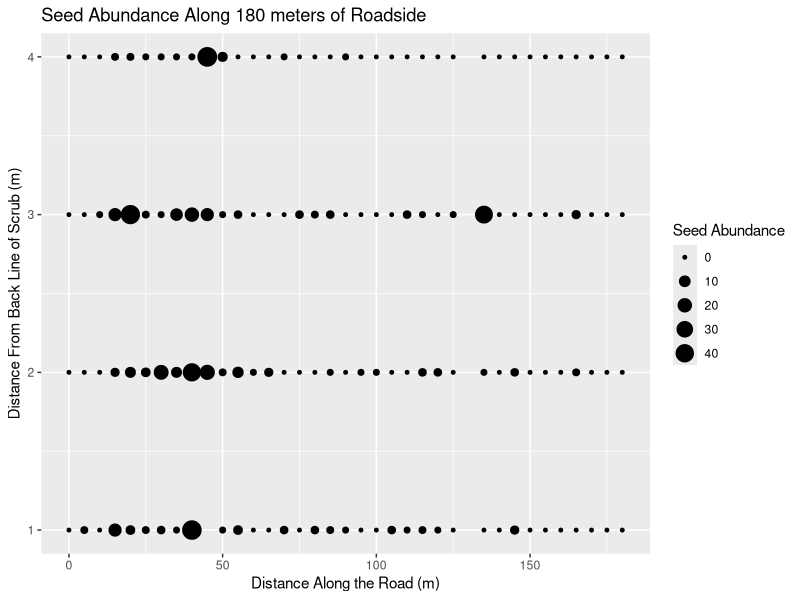

R code for this plot: (Note: this script raises an error after producing the figure.)
## started Jan 7, 2023
##Attempting to make Figure 1 for Bald 1 Roadside Data

library(tidyverse)
# fig1Data <- read.csv("C:\\Users\\irisa\\Documents\\Archbold\\Intern Project\\bald1RoadsideRaw.csv")
fig1Data <- read_csv("cleanData/roadData.csv")

#make FIGURE 1 scatterplot

roadsideOverviewPlot <- ggplot(data=fig1Data)+
  geom_point(mapping=aes(x=patchDistance, y=roadDistance, size=seedAbundance))+
  ggtitle("Seed Abundance Along 180 meters of Roadside")+ 
  xlab("Distance Along the Road (m)")+
  ylab("Distance From Back Line of Scrub (m)")+
  scale_size_continuous(name = "Seed Abundance")  # Change the legend title

save_directory <- "graphs"
save_directory <- "finalFigures"
saveRDS(object = roadsideOverviewPlot, file.path(save_directory, "roadsideOverviewPlot.rds"))

ggsave("Roadside Overview", plot=roadsideOverviewPlot, path = "C:\\Users\\irisa\\Documents\\Archbold\\Intern Project", width = 8, height = 6, device='jpg', dpi=600)

## making bar chart comparing seed abundance to distance from scrub
# how to add error bars?

library(dplyr)
df.summary <- fig1Data %>%
  group_by(roadDistance) %>%
  summarise(
    sd = sd(seedAbundance, na.rm = TRUE),
    seedAbundance = mean(seedAbundance)
  )
df.summary

## to make the basic column chart without error bars:
#ggplot(data=fig1Data)+
  #geom_col(mapping=aes(x=roadDistance, y=seedAbundance))

## NOPE plot1<-ggplot(fig1Data, aes(x=roadDistance, y=seedAbundance, ymin=seedAbundance-sd, ymax=seedAbundance + sd))

ggplot(df.summary, aes(roadDistance, seedAbundance))+
  geom_col(fill="lightgray", color="black")+
  geom_errorbar(aes(ymin=seedAbundance, ymax=seedAbundance + sd), width=.2)

#should i create a variable that is the total seed abundance for each road distance?

ggplot(fig1Data, aes(roadDistance, seedAbundance)) +
  geom_col(data = fig1Data, fill = 'lightgrey', color = "black") +
  geom_errorbar( aes(ymin = seedAbundance-sd, ymax = seedAbundance+sd), 
                 data = df.summary, width = 0.2 ) 

##creating standard error function
standard_error <- function(x) sd(x)/sqrt(length(x))

##TO FIX, instead of plus minus sd make it plus minus se

ggplot(data=df.summary)+
  geom_col(mapping=aes(x=roadDistance, y=seedAbundance))+
  geom_errorbar( aes(x=roadDistance, ymin = seedAbundance-standard_error(seedAbundance), ymax = seedAbundance-standard_error(seedAbundance), width = 0.3))
                

## creating variable to store standard error of seed abundance
seSeedAbundance <- (sqrt(sum((fig1Data$seedAbundance - mean(fig1Data$seedAbundance)) ^ 2/(length(fig1Data$seedAbundance) - 1))))/sqrt(length(fig1Data$seedAbundance))

##Initialize ggplot
plot1 <- ggplot(
  df.summary, 
  aes(x = roadDistance, y = seedAbundance, ymin = seedAbundance-sd, ymax = seedAbundance+sd)
)

plot1<-ggplot(df.summary, aes(x=roadDistance, y=seedAbundance))+geom_col()+  geom_errorbar(aes(ymin = seedAbundance+sd, ymax = roadDistance+sd), width = 0.2) 
#plot1<-ggplot(df.summary, aes(x=roadDistance, y=seedAbundance, ymin = seedAbundance-sd, ymax = seedAbundance+sd))

#plot1 + geom_pointrange()

# Standard error bars
plot + geom_errorbar(width = 0.2) +
  geom_point(size = 1.5)